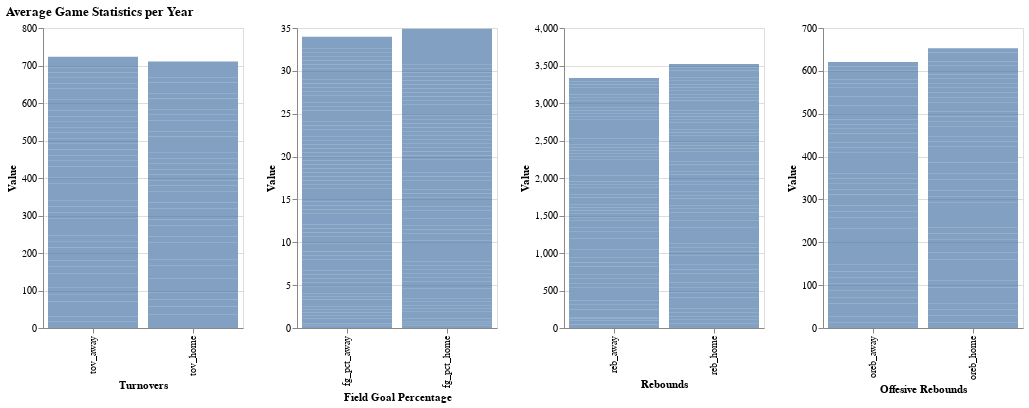

The code cell stored with this chart in its notebook:
### Markdown cell above
# Basics Graphs

### Code cell
import pandas as pd
import altair as alt


# Sample code to prepare the game_data_filtered if you've not already:
game_data_filtered = pd.read_csv('Datasets/NBA Database Datasets/game.csv')

game_data_filtered['year'] = pd.to_datetime(game_data_filtered['game_date']).dt.year

# Group by stats for home and away teams combined
tov_data = game_data_filtered.groupby('year').agg({
    'tov_home': 'mean',
    'tov_away': 'mean'
}).reset_index().melt('year', var_name='stat', value_name='tov_value')

fg_pct_data = game_data_filtered.groupby('year').agg({
    'fg_pct_home': 'mean',
    'fg_pct_away': 'mean'
}).reset_index().melt('year', var_name='stat', value_name='fg_pct_value')

reb_home_data = game_data_filtered.groupby('year').agg({
    'reb_home': 'mean',
    'reb_away': 'mean'
}).reset_index().melt('year', var_name='stat', value_name='reb_value')

oreb_data = game_data_filtered.groupby('year').agg({
    'oreb_home': 'mean',
    'oreb_away': 'mean'
}).reset_index().melt('year', var_name='stat', value_name='oreb_value')


# Create a slider for year selection
slider = alt.binding_range(min=2000, max=tov_data['year'].max(), step=1, name='Year:')
slider_selection = alt.selection_single(bind=slider, fields=['year'], name='Selector')

# graphs for tov, fg_pct, reb, oreb

tov_Chart = alt.Chart(tov_data).mark_bar(opacity=0.7).encode(
    x=alt.X('stat:N', axis=alt.Axis(title='Turnovers')),
    y=alt.Y('tov_value:Q', axis=alt.Axis(title='Value')),
    tooltip=['year', 'stat', 'tov_value']
).properties(
    width=200
).add_selection(
    slider_selection
).transform_filter(
    slider_selection
)

fg_pct_Chart = alt.Chart(fg_pct_data).mark_bar(opacity=0.7).encode(
    x=alt.X('stat:N', axis=alt.Axis(title='Field Goal Percentage')),
    y=alt.Y('fg_pct_value:Q', axis=alt.Axis(title='Value')),
    tooltip=['year', 'stat', 'fg_pct_value']
).properties(
    width=200
).add_selection(
    slider_selection
).transform_filter(
    slider_selection
)

reb_Chart = alt.Chart(reb_home_data).mark_bar(opacity=0.7).encode(
    x=alt.X('stat:N', axis=alt.Axis(title='Rebounds')),
    y=alt.Y('reb_value:Q', axis=alt.Axis(title='Value')),
    tooltip=['year', 'stat', 'reb_value']
).properties(
    width=200
).add_selection(
    slider_selection
).transform_filter(
    slider_selection
)

oreb_Chart = alt.Chart(oreb_data).mark_bar(opacity=0.7).encode(
    x=alt.X('stat:N', axis=alt.Axis(title='Offesive Rebounds')),
    y=alt.Y('oreb_value:Q', axis=alt.Axis(title='Value')),
    tooltip=['year', 'stat', 'oreb_value']
).properties(
    width=200
).add_selection(
    slider_selection
).transform_filter(
    slider_selection
)
 
# Combine the charts
combined_charts = alt.hconcat(tov_Chart, fg_pct_Chart, reb_Chart, oreb_Chart).resolve_scale(y='independent').properties(title='Average Game Statistics per Year')

# Display the chart
combined_charts

### Figure 1 — Vega-Lite specification as saved in the notebook (floating-point values rounded to 4 significant figures; data arrays with more than 128 entries replaced by an {"elided": "..."} marker saying what was removed)
{"config": {"view": {"continuousWidth": 300, "continuousHeight": 300}}, "hconcat": [{"data": {"name": "data-cee12627aec93146c82eecd1037e6f4c"}, "mark": {"type": "bar", "opacity": 0.7}, "encoding": {"tooltip": [{"field": "year", "type": "quantitative"}, {"field": "stat", "type": "nominal"}, {"field": "tov_value", "type": "quantitative"}], "x": {"axis": {"title": "Turnovers"}, "field": "stat", "type": "nominal"}, "y": {"axis": {"title": "Value"}, "field": "tov_value", "type": "quantitative"}}, "name": "view_21", "transform": [{"filter": {"param": "Selector"}}], "width": 200}, {"data": {"name": "data-c10b2b9c0715a8c087df9a43ed2db510"}, "mark": {"type": "bar", "opacity": 0.7}, "encoding": {"tooltip": [{"field": "year", "type": "quantitative"}, {"field": "stat", "type": "nominal"}, {"field": "fg_pct_value", "type": "quantitative"}], "x": {"axis": {"title": "Field Goal Percentage"}, "field": "stat", "type": "nominal"}, "y": {"axis": {"title": "Value"}, "field": "fg_pct_value", "type": "quantitative"}}, "name": "view_22", "transform": [{"filter": {"param": "Selector"}}], "width": 200}, {"data": {"name": "data-32959c8cbfd6f6ef367b02ab95f258c3"}, "mark": {"type": "bar", "opacity": 0.7}, "encoding": {"tooltip": [{"field": "year", "type": "quantitative"}, {"field": "stat", "type": "nominal"}, {"field": "reb_value", "type": "quantitative"}], "x": {"axis": {"title": "Rebounds"}, "field": "stat", "type": "nominal"}, "y": {"axis": {"title": "Value"}, "field": "reb_value", "type": "quantitative"}}, "name": "view_23", "transform": [{"filter": {"param": "Selector"}}], "width": 200}, {"data": {"name": "data-e43741b36abefef6cf0762a05f1b829d"}, "mark": {"type": "bar", "opacity": 0.7}, "encoding": {"tooltip": [{"field": "year", "type": "quantitative"}, {"field": "stat", "type": "nominal"}, {"field": "oreb_value", "type": "quantitative"}], "x": {"axis": {"title": "Offesive Rebounds"}, "field": "stat", "type": "nominal"}, "y": {"axis": {"title": "Value"}, "field": "oreb_value", "type": "quantitative"}}, "name": "view_24", "transform": [{"filter": {"param": "Selector"}}], "width": 200}], "params": [{"name": "Selector", "select": {"type": "point", "fields": ["year"]}, "bind": {"input": "range", "max": 2023, "min": 2000, "name": "Year:", "step": 1}, "views": ["view_21", "view_22", "view_23", "view_24"]}], "resolve": {"scale": {"y": "independent"}}, "title": "Average Game Statistics per Year", "$schema": "https://vega.github.io/schema/vega-lite/v5.8.0.json", "datasets": {"data-cee12627aec93146c82eecd1037e6f4c": {"elided": "156 records"}, "data-c10b2b9c0715a8c087df9a43ed2db510": {"elided": "156 records"}, "data-32959c8cbfd6f6ef367b02ab95f258c3": {"elided": "156 records"}, "data-e43741b36abefef6cf0762a05f1b829d": {"elided": "156 records"}}}
